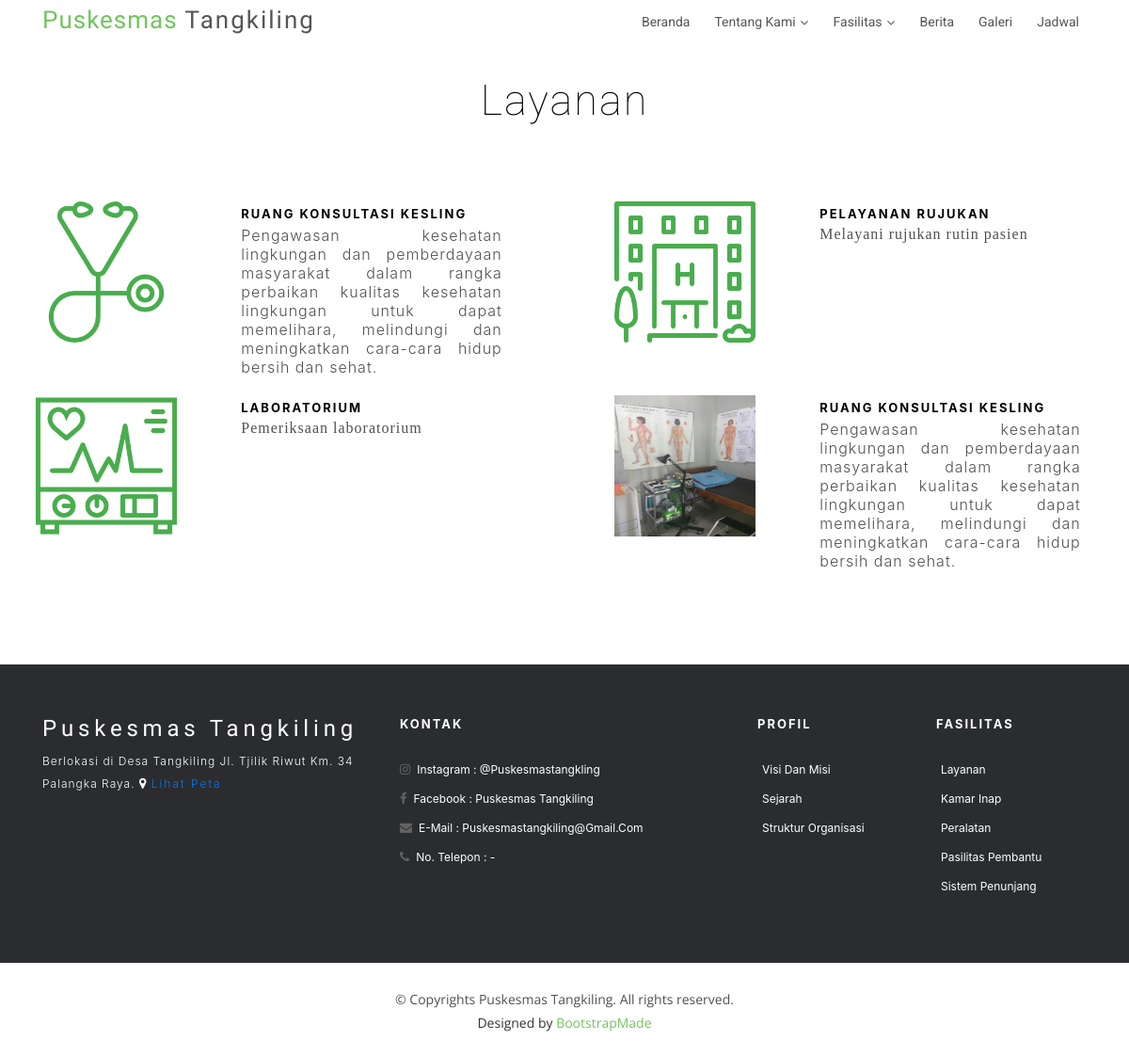
The page /index.php/layanan on the database its author committed.
### tables this page shows
CREATE TABLE `layanan` (
  `id_layanan` int(11) NOT NULL,
  `judul` varchar(50) NOT NULL,
  `isi` text NOT NULL,
  `foto` varchar(128) NOT NULL
);

### application/controllers/Layanan.php (called while the page is built, shortened)
<?php
class layanan extends CI_Controller
{
    public function index()
    {
        $this->load->model('M_layanan');
        $data['title'] = 'layanan';
        $data['layanan'] = $this->M_layanan->index()->result_array();
        $this->load->view('pengunjung/template/header');
        $this->load->view('pengunjung/layanan/index', $data);
        $this->load->view('pengunjung/template/footer');
    }
}

### index.php (called while the page is built, shortened)
<?php
require_once BASEPATH.'core/CodeIgniter.php';

### application/models/M_Layanan.php (called while the page is built, shortened)
<?php
class M_Layanan extends CI_Model
{
    public function index()
    {
        $query = $this->db->select('*')
            ->from('layanan')
            ->get();
        return $query;
    }
}

### application/views/pengunjung/layanan/index.php (the view, shortened to what this page needs)
<main id="main">
    <section id="team" class="padd-section text-center wow fadeInUp">
        <div class="container">
            <div class="section-title text-center">
                <h2><?= $title; ?></h2>
            </div>
        </div>
        <div class="container1">
            <div class="row">
                <?php $no = 0;
                foreach ($layanan as $x) : $no++; ?>
                    <div class="col-md-6">
                        <div class="row">
                            <div class="col-md-5">
                                <img width="150px" height="150px" src="<?= base_url('assets/foto/layanan/' . $x['foto']); ?>" alt="">
                            </div>
                            <div class="col-md-6">
                                <h4 align="justify"><?= $x['judul']; ?></h4>
                                <text align="justify"> <?= $x['isi']; ?></text>
                            </div>
                        </div>
                    </div>
                <?php endforeach; ?>
            </div>
        </div>
    </section>

### assets/assets/css/style.css (style rules this page uses)
body { background-color: #fff; color: #333; }
h1, h2, h3, h4, h5, h6 { margin: 0; }
h2 { color: #000; font-weight: 600; }
h4 { color: #000; font-size: 13px; font-weight: 700; letter-spacing: 2px; text-transform: uppercase; line-height: 2; }
p { color: #505050; font-size: 14px; font-weight: 300; letter-spacing: 0.5px; line-height: 2; margin-bottom: 20px; }
span { letter-spacing: 1px; }
.padd-section { padding-bottom: 80px; padding-top: 80px; }
.section-title { margin-bottom: 80px; }
.section-title h2 { font-family: "Roboto", sans-serif; font-size: 45px; font-weight: 100; letter-spacing: 2px; margin-bottom: 20px; text-transform: capitalize; }

### application/views/pengunjung/layanan/index.php (style rules this page uses)
.container1 { justify-content: center; }

### rows shown on the page
layanan: foto (picture), judul "RUANG KONSULTASI KESLING", isi "Pengawasan kesehatan lingkungan dan pemberdayaan masyarakat dalam rangka perbaikan kualitas kesehatan lingkungan untuk dapat memelihara, melindungi dan meningkatkan cara-cara hidup bersih dan sehat."
layanan: foto (picture), judul "PELAYANAN RUJUKAN", isi "Melayani rujukan rutin pasien"
layanan: foto (picture), judul "LABORATORIUM", isi "Pemeriksaan laboratorium"
layanan: foto (picture), judul "RUANG KONSULTASI KESLING", isi "Pengawasan kesehatan lingkungan dan pemberdayaan masyarakat dalam rangka perbaikan kualitas kesehatan lingkungan untuk dapat memelihara, melindungi dan meningkatkan cara-cara hidup bersih dan sehat."

### other values the page prints
$title "Layanan"
